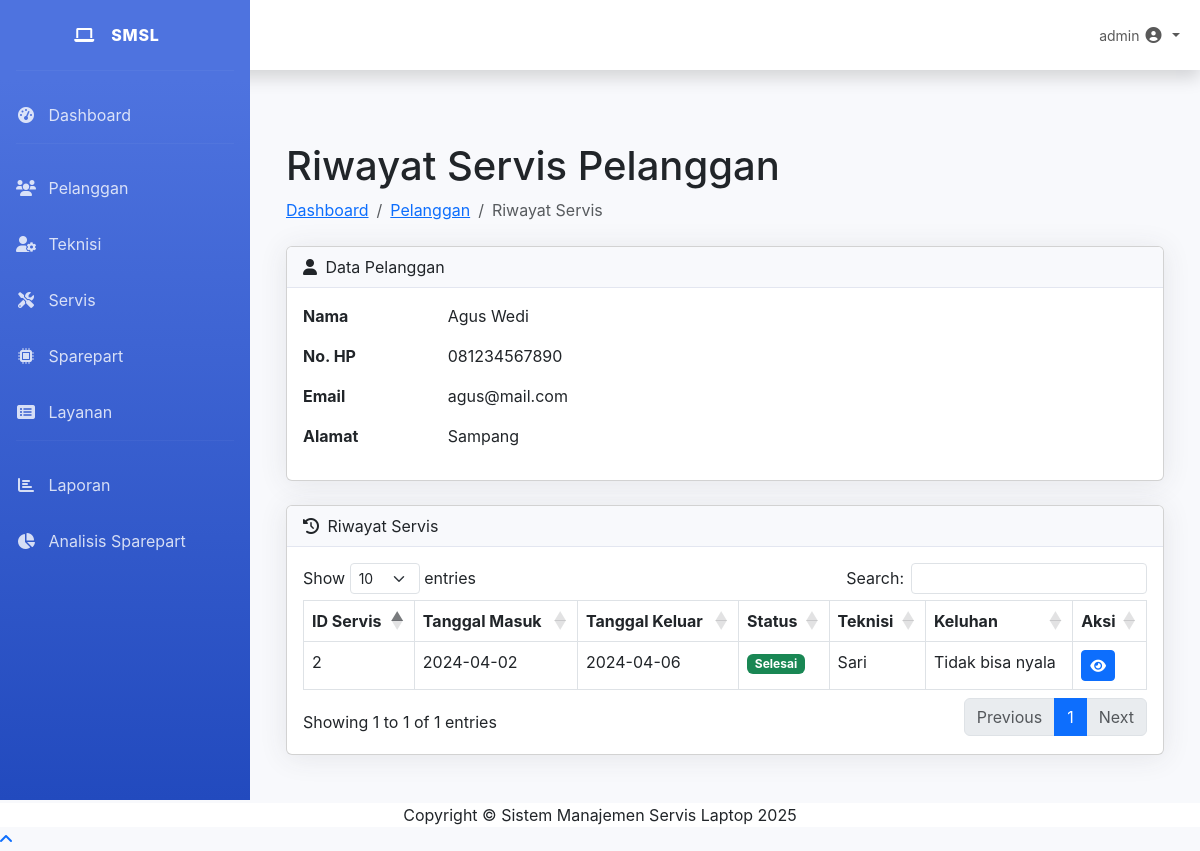
The page /riwayat_pelanggan.php?id=2 (signed in) on the database its author committed.
### tables this page shows
CREATE TABLE `pelanggan` (
  `id_pelanggan` int NOT NULL,
  `nama_pelanggan` varchar(100) DEFAULT NULL,
  `no_hp` varchar(15) DEFAULT NULL,
  `email` varchar(100) DEFAULT NULL,
  `alamat` text
);

CREATE TABLE `servis` (
  `id_servis` int NOT NULL,
  `id_pelanggan` int DEFAULT NULL,
  `id_teknisi` int DEFAULT NULL,
  `tanggal_masuk` date DEFAULT NULL,
  `tanggal_keluar` date DEFAULT NULL,
  `status` varchar(50) DEFAULT NULL,
  `keluhan` text
);

CREATE TABLE `teknisi` (
  `id_teknisi` int NOT NULL,
  `nama_teknisi` varchar(100) DEFAULT NULL,
  `spesialis` varchar(100) DEFAULT NULL,
  `no_hp` varchar(15) DEFAULT NULL
);

### functions.php (called while the page is built, shortened)
<?php
function getStatusBadgeClass($status) {
    switch ($status) {
        case 'Selesai':
            return 'bg-success';
    }
}
function getRiwayatServisPelanggan($conn, $id_pelanggan) {
    $result = $conn->query("CALL riwayat_servis_pelanggan($id_pelanggan)");
    $data = [];
    if ($result) {
        while ($row = $result->fetch_assoc()) {
            $data[] = $row;
        }
    }
    return $data;
}
?>

### riwayat_pelanggan.php (the view, shortened to what this page needs)
<?php
include 'config/database.php';
include 'functions.php';
$id_pelanggan = $_GET['id'];
$query = "SELECT * FROM pelanggan WHERE id_pelanggan = $id_pelanggan";
$result = $conn->query($query);
$pelanggan = $result->fetch_assoc();
$riwayat = getRiwayatServisPelanggan($conn, $id_pelanggan);
include 'templates/header.php';
?>
<div class="container-fluid">
    <h1 class="mt-4">Riwayat Servis Pelanggan</h1>
    <ol class="breadcrumb mb-4">
        <li class="breadcrumb-item"><a href="index.php">Dashboard</a></li>
        <li class="breadcrumb-item"><a href="pelanggan.php">Pelanggan</a></li>
        <li class="breadcrumb-item active">Riwayat Servis</li>
    </ol>
    <div class="card mb-4">
        <div class="card-header">
            <i class="fas fa-user me-1"></i>
            Data Pelanggan
        </div>
        <div class="card-body">
            <div class="row mb-3">
                <div class="col-md-2 fw-bold">Nama</div>
                <div class="col-md-10"><?= $pelanggan['nama_pelanggan'] ?></div>
            </div>
            <div class="row mb-3">
                <div class="col-md-2 fw-bold">No. HP</div>
                <div class="col-md-10"><?= $pelanggan['no_hp'] ?></div>
            </div>
            <div class="row mb-3">
                <div class="col-md-2 fw-bold">Email</div>
                <div class="col-md-10"><?= $pelanggan['email'] ?></div>
            </div>
            <div class="row mb-3">
                <div class="col-md-2 fw-bold">Alamat</div>
                <div class="col-md-10"><?= $pelanggan['alamat'] ?></div>
            </div>
        </div>
    </div>
    <div class="card mb-4">
        <div class="card-header">
            <i class="fas fa-history me-1"></i>
            Riwayat Servis
        </div>
        <div class="card-body">
            <div class="table-responsive">
                <table class="table table-bordered datatable" width="100%" cellspacing="0">
                    <thead>
                        <tr>
                            <th>ID Servis</th>
                            <th>Tanggal Masuk</th>
                            <th>Tanggal Keluar</th>
                            <th>Status</th>
                            <th>Teknisi</th>
                            <th>Keluhan</th>
                            <th>Aksi</th>
                        </tr>
                    </thead>
                    <tbody>
                        <?php if (empty($riwayat)): ?>
                        <tr>
                            <td colspan="7" class="text-center">Tidak ada riwayat servis</td>
                        </tr>
                        <?php else: ?>
                        <?php foreach ($riwayat as $r): ?>
                        <tr>
                            <td><?= $r['id_servis'] ?></td>
                            <td><?= $r['tanggal_masuk'] ?></td>
                            <td><?= $r['tanggal_keluar'] ? $r['tanggal_keluar'] : '-' ?></td>
                            <td>
                                <span class="badge <?= getStatusBadgeClass($r['status']) ?>">
                                    <?= $r['status'] ?>
                                </span>
                            </td>
                            <td><?= $r['nama_teknisi'] ?></td>
                            <td><?= $r['keluhan'] ?></td>
                            <td>
                                <a href="detail_servis.php?id=<?= $r['id_servis'] ?>" class="btn btn-sm btn-primary">
                                    <i class="fas fa-eye"></i>
                                </a>
                            </td>
                        </tr>
                        <?php endforeach; ?>
                        <?php endif; ?>
                    </tbody>
                </table>
            </div>
        </div>
    </div>
</div>
<?php include 'templates/footer.php'; ?>

### templates/header.php (style rules this page uses)
body { margin: 0; font-family: 'Nunito', -apple-system, BlinkMacSystemFont, 'Segoe UI', Roboto, 'Helvetica Neue', Arial, sans-serif; font-size: 1rem; font-weight: 400; line-height: 1.5; color: #212529; background-color: #f8f9fc; }
.card { margin-bottom: 1.5rem; box-shadow: 0 0.15rem 1.75rem 0 rgba(58, 59, 69, 0.1); }
.card-header { background-color: #f8f9fc; border-bottom: 1px solid #e3e6f0; }
.table-responsive { overflow-x: auto; }

### rows shown on the page
pelanggan: nama_pelanggan "Agus Wedi", no_hp "081234567890", email "agus@mail.com", alamat "Sampang"
servis: id_servis "2", tanggal_masuk "2024-04-02", tanggal_keluar "2024-04-06", status "Selesai", id_teknisi.nama_teknisi "Sari", keluhan "Tidak bisa nyala"

### other values the page prints
$_SESSION['username'] "admin"
